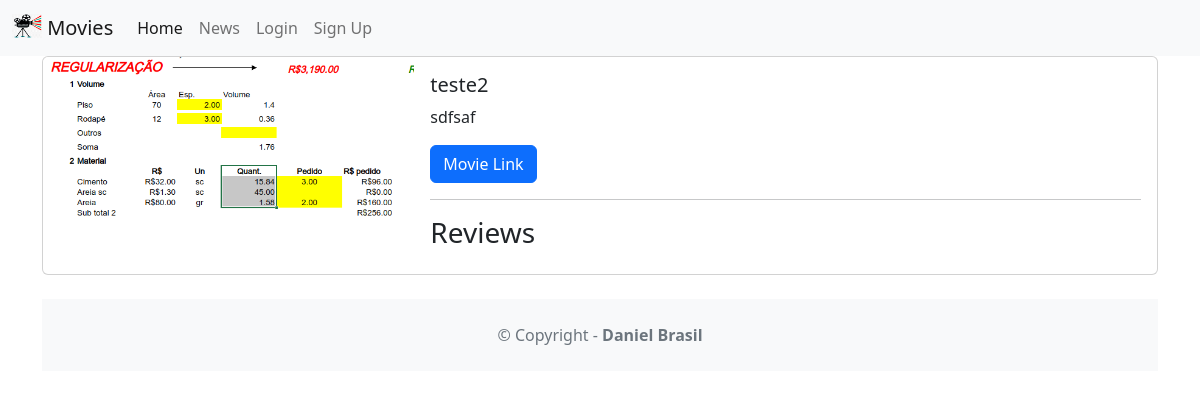
/movie/1, run on an earlier commit of the app's database.
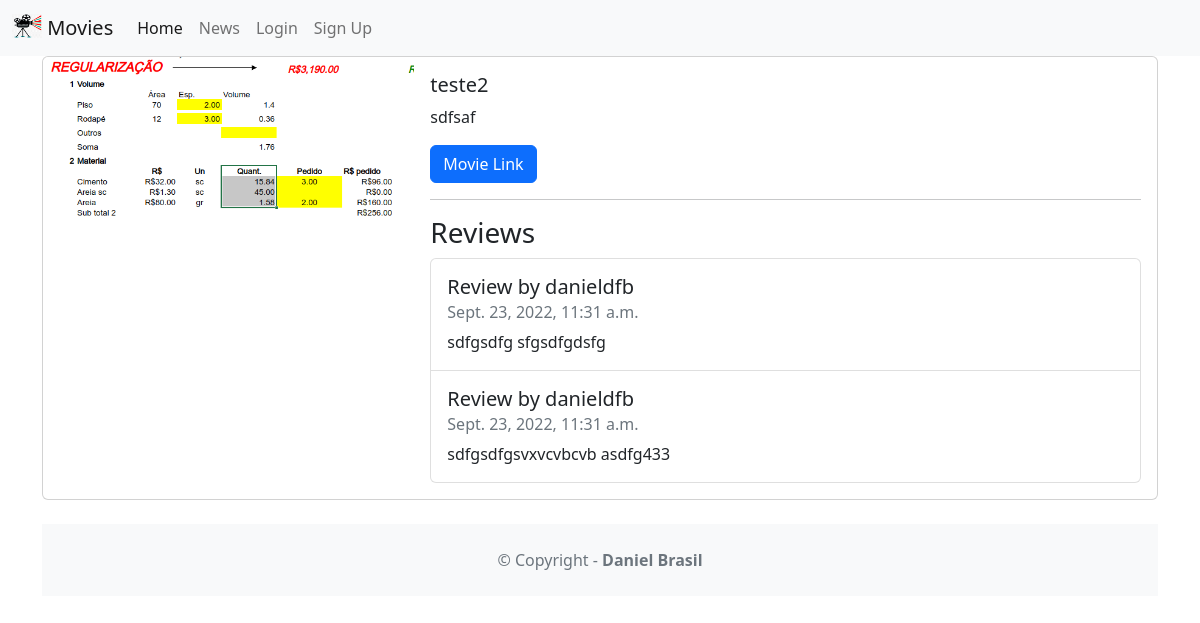
And on a later commit of the database.
### movie/models.py (models this page shows, shortened)
class Review(models.Model):
    text = models.CharField(
        max_length=100
    )
    date = models.DateTimeField(
        auto_now_add=True
    )
    user = models.ForeignKey(
        User,
        on_delete=models.CASCADE
    )
    movie = models.ForeignKey(
        Movie,
        on_delete=models.CASCADE
    )
    watchAgain = models.BooleanField()

### movie/views.py (the view)
# urls.py: path('<int:movie_id>', views.detail, name='detail'),
def detail(request, movie_id):
    movie = get_object_or_404(Movie,pk=movie_id)
    reviews = Review.objects.filter(movie = movie)
    return render(request, 'detail.html', {'movie':movie, 'reviews': reviews})

### movie/templates/detail.html (shortened to what this page needs)
{% extends 'base.html' %}
{% block content %}
<div class="card mb-3">
    <div class="row g-0">
        <div class="col-md-4">
            <img src="{{ movie.image.url }}"class="img-fluid rounded-start" alt="">
        </div>
            <div class="col-md-8">
                <div class="card-body">
                    <h5 class="card-title">{{ movie.title }}</h5>
                    <p class="card-text">{{ movie.description}}</p>
                    <p class="card-text">
                    {% if movie.url %}
                        <a href="{{ movie.url }}"class="btn btn-primary">Movie Link</a>
                    {% endif %}
                    </p>
                    <hr />
                        <h3>Reviews</h3>
                        <ul class="list-group">
                        {% for review in reviews %}
                            <li class="list-group-item pb-3 pt-3">
                            <h5 class="card-title">
                                Review by {{ review.user.username }}
                            </h5>
                            <h6 class="card-subtitle mb-2 text-muted">
                                {{ review.date }}
                            </h6>
                            <p class="card-text">{{ review.text }}</p>
                            </li>
                        {% endfor %}
                        </ul>
                </div>
            </div>
    </div>
</div>
{% endblock content %}

What changed in the data, as far as the page shows it:
added Review: user.username "danieldfb", date "Sept. 23, 2022, 11:31 a.m.", text "sdfgsdfg sfgsdfgdsfg"
added Review: user.username "danieldfb", date "Sept. 23, 2022, 11:31 a.m.", text "sdfgsdfgsvxvcvbcvb asdfg433"
